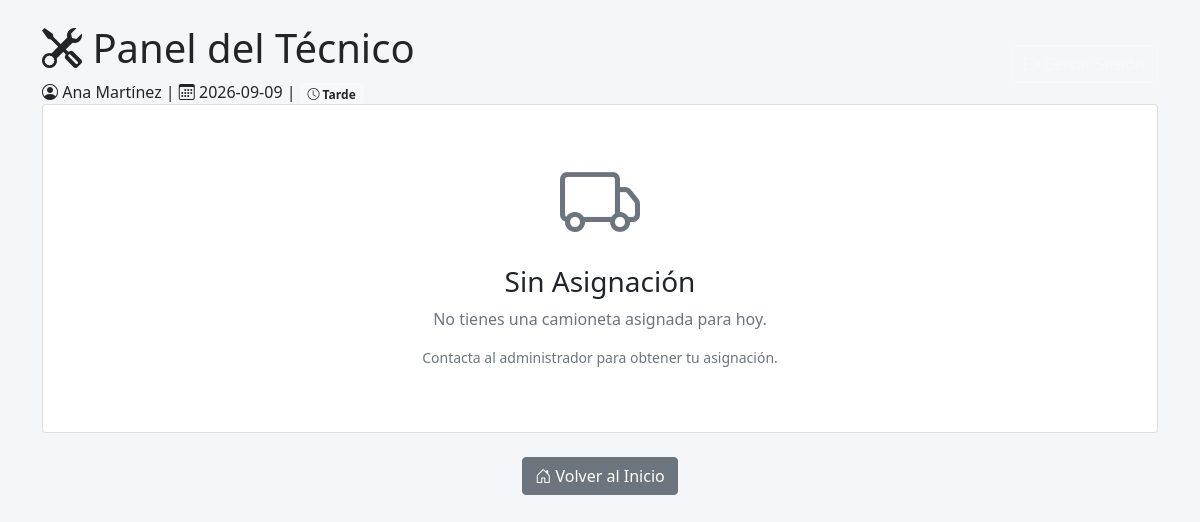
Before: /tecnico (signed in) with the older database file.
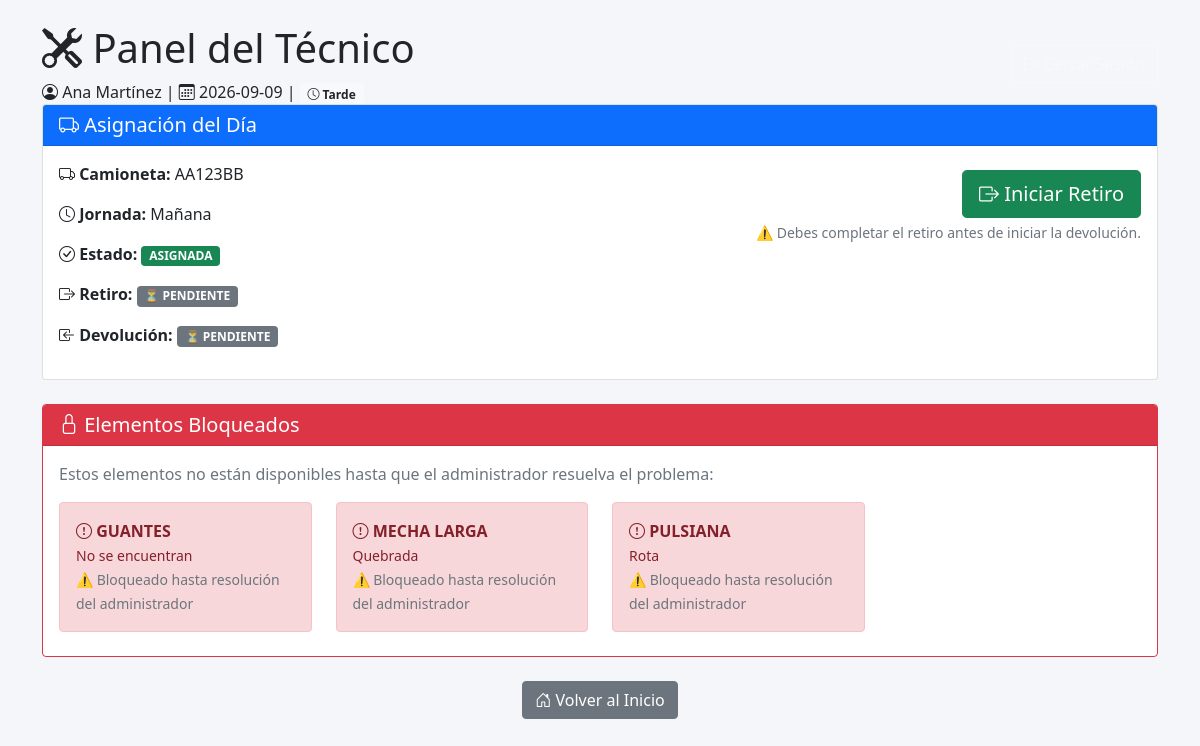
After: the same page with the newer database file.
### tables this page shows
CREATE TABLE camionetas (
            id INTEGER PRIMARY KEY AUTOINCREMENT,
            patente TEXT UNIQUE NOT NULL,
            activa INTEGER DEFAULT 1
        );

CREATE TABLE asignaciones (
            id INTEGER PRIMARY KEY AUTOINCREMENT,
            camioneta_id INTEGER,
            tecnico_id INTEGER,
            tecnico2_id INTEGER,
            fecha TEXT NOT NULL,
            jornada TEXT NOT NULL,
            estado TEXT DEFAULT 'PENDIENTE',
            zona TEXT,
            FOREIGN KEY (camioneta_id) REFERENCES camionetas(id),
            FOREIGN KEY (tecnico_id) REFERENCES usuarios(id),
            FOREIGN KEY (tecnico2_id) REFERENCES usuarios(id)
        );

CREATE TABLE elementos_bloqueados (
            id INTEGER PRIMARY KEY AUTOINCREMENT,
            elemento TEXT NOT NULL,
            camioneta_id INTEGER NOT NULL,
            tipo TEXT NOT NULL,
            fecha_bloqueo TEXT NOT NULL,
            motivo TEXT,
            resuelto INTEGER DEFAULT 0,
            fecha_resolucion TEXT,
            FOREIGN KEY (camioneta_id) REFERENCES camionetas(id)
        );

### app.py (the view)
@app.route('/tecnico')
def tecnico():
    if 'usuario_id' not in session or session.get('rol') != 'tecnico':
        return redirect(url_for('login'))
    usuario_id = session['usuario_id']
    fecha_actual = datetime.now().strftime('%Y-%m-%d')
    hora_actual = datetime.now().hour
    if 6 <= hora_actual < 14:
        jornada_actual = 'mañana'
    elif 14 <= hora_actual < 22:
        jornada_actual = 'tarde'
    else:
        jornada_actual = 'mañana'
    conexion = get_db()
    asignacion = conexion.execute('''
        SELECT a.id, a.fecha, a.jornada, a.estado,
               c.patente as camioneta_patente,
               c.id as camioneta_id
        FROM asignaciones a
        JOIN camionetas c ON a.camioneta_id = c.id
        WHERE a.tecnico_id = ?
        AND a.fecha = ?
        AND a.estado = 'ASIGNADA'
    ''', (usuario_id, fecha_actual)).fetchone()
    control_retiro_activo = None
    control_devolucion_activo = None
    retiro_completado = False
    devolucion_completada = False
    if asignacion:
        control_retiro_activo = conexion.execute('''
            SELECT * FROM controles_tecnicos
            WHERE asignacion_id = ?
            AND fecha = ?
            AND jornada = ?
            AND tipo_control = 'RETIRO'
            AND finalizado = 0
        ''', (asignacion['id'], fecha_actual, jornada_actual)).fetchone()
        control_devolucion_activo = conexion.execute('''
            SELECT * FROM controles_tecnicos
            WHERE asignacion_id = ?
            AND fecha = ?
            AND jornada = ?
            AND tipo_control = 'DEVOLUCION'
            AND finalizado = 0
        ''', (asignacion['id'], fecha_actual, jornada_actual)).fetchone()
        retiro_finalizado = conexion.execute('''
            SELECT id FROM controles_tecnicos
            WHERE asignacion_id = ?
            AND fecha = ?
            AND jornada = ?
            AND tipo_control = 'RETIRO'
            AND finalizado = 1
        ''', (asignacion['id'], fecha_actual, jornada_actual)).fetchone()
        retiro_completado = retiro_finalizado is not None
        devolucion_finalizada = conexion.execute('''
            SELECT id FROM controles_tecnicos
            WHERE asignacion_id = ?
            AND fecha = ?
            AND jornada = ?
            AND tipo_control = 'DEVOLUCION'
            AND finalizado = 1
        ''', (asignacion['id'], fecha_actual, jornada_actual)).fetchone()
        devolucion_completada = devolucion_finalizada is not None
    elementos_bloqueados = []
    if asignacion:
        bloqueados = conexion.execute('''
            SELECT elemento, tipo, motivo
            FROM elementos_bloqueados
            WHERE camioneta_id = ? AND resuelto = 0
        ''', (asignacion['camioneta_id'],)).fetchall()
        elementos_bloqueados = [dict(b) for b in bloqueados]
    conexion.close()
    return render_template('tecnico.html',
                         nombre=session['nombre'],
                         asignacion=asignacion,
                         control_retiro_activo=control_retiro_activo,
                         control_devolucion_activo=control_devolucion_activo,
                         retiro_completado=retiro_completado,
                         devolucion_completada=devolucion_completada,
                         elementos_bloqueados=elementos_bloqueados,
                         fecha_actual=fecha_actual,
                         jornada_actual=jornada_actual)

### app.py (called while the page is built)
@app.before_request
def limpiar_redirecciones():
    if 'usuario_id' in session:
        rol = session.get('rol')
        if rol == 'admin' and request.path == '/tecnico':
            return redirect(url_for('admin'))
        if rol == 'jefe' and request.path in ['/tecnico', '/admin']:
            return redirect(url_for('jefe'))
        if rol == 'tecnico' and request.path in ['/admin', '/jefe']:
            return redirect(url_for('tecnico'))

def conectar_db():
    return sqlite3.connect(str(DATABASE))

def get_db():
    conexion = conectar_db()
    conexion.row_factory = sqlite3.Row
    return conexion

### templates/tecnico.html (shortened to what the changed rows need)
<!DOCTYPE html>
<html lang="es">
<head>
    <link href="https://cdn.jsdelivr.net/npm/bootstrap@5.1.3/dist/css/bootstrap.min.css" rel="stylesheet">
    <link rel="stylesheet" href="https://cdn.jsdelivr.net/npm/bootstrap-icons@1.8.1/font/bootstrap-icons.css">
    <link rel="stylesheet" href="{{ url_for('static', filename='css/tecnico.css') }}">
</head>
<body>
    <div class="container mt-4">
        <div class="header-card d-flex justify-content-between align-items-center">
            <div>
                <h1><i class="bi bi-tools"></i> Panel del Técnico</h1>
            </div>
        </div>
        {% if asignacion %}
            <div class="card mb-4">
                <div class="card-header bg-primary text-white">
                    <h5 class="mb-0"><i class="bi bi-truck"></i> Asignación del Día</h5>
                </div>
                <div class="card-body">
                    <div class="row">
                        <div class="col-md-6">
                            <p><strong><i class="bi bi-truck"></i> Camioneta:</strong> {{ asignacion.camioneta_patente }}</p>
                            <p><strong><i class="bi bi-clock"></i> Jornada:</strong> {{ asignacion.jornada|title }}</p>
                            <p><strong><i class="bi bi-check-circle"></i> Estado:</strong>
                                <span class="badge bg-success">ASIGNADA</span>
                            </p>
                            {% if retiro_completado %}
                                <p><strong><i class="bi bi-box-arrow-right"></i> Retiro:</strong>
                                    <span class="badge bg-success">✅ COMPLETADO</span>
                                </p>
                            {% elif control_retiro_activo %}
                                <p><strong><i class="bi bi-box-arrow-right"></i> Retiro:</strong>
                                    <span class="badge bg-warning text-dark">⏳ EN CURSO</span>
                                </p>
                            {% else %}
                                <p><strong><i class="bi bi-box-arrow-right"></i> Retiro:</strong>
                                    <span class="badge bg-secondary">⏳ PENDIENTE</span>
                                </p>
                            {% endif %}
                            {% if devolucion_completada %}
                                <p><strong><i class="bi bi-box-arrow-in-left"></i> Devolución:</strong>
                                    <span class="badge bg-success">✅ COMPLETADA</span>
                                </p>
                            {% elif control_devolucion_activo %}
                                <p><strong><i class="bi bi-box-arrow-in-left"></i> Devolución:</strong>
                                    <span class="badge bg-warning text-dark">⏳ EN CURSO</span>
                                </p>
                            {% else %}
                                <p><strong><i class="bi bi-box-arrow-in-left"></i> Devolución:</strong>
                                    <span class="badge bg-secondary">⏳ PENDIENTE</span>
                                </p>
                            {% endif %}
                        </div>
                        <div class="col-md-6 text-md-end">
                            {% if control_retiro_activo %}
                                <div class="alert alert-warning mb-0">
                                    <i class="bi bi-exclamation-triangle"></i>
                                    <strong>Retiro en curso</strong>
                                    <br>
                                    <small class="text-muted">Iniciado: {{ control_retiro_activo.fecha_hora_inicio[:16]|replace('T', ' ') }}</small>
                                    <br>
                                    <a href="{{ url_for('realizar_control', control_id=control_retiro_activo.id) }}"
                                       class="btn btn-primary btn-sm mt-2">
                                        <i class="bi bi-arrow-right"></i> Continuar Retiro
                                    </a>
                                </div>
                            {% else %}
                                <form method="POST" action="{{ url_for('iniciar_control') }}" class="mt-2">
                                    <button type="submit" name="tipo_control" value="RETIRO"
                                            class="btn btn-success btn-lg">
                                        <i class="bi bi-box-arrow-right"></i> Iniciar Retiro
                                    </button>
                                </form>
                                <small class="text-muted d-block mt-1">⚠️ Debes completar el retiro antes de iniciar la devolución.</small>
                            {% endif %}
                        </div>
                    </div>
                </div>
            </div>
            {% if elementos_bloqueados %}
                <div class="card border-danger mb-4">
                    <div class="card-header bg-danger text-white">
                        <h5 class="mb-0"><i class="bi bi-lock"></i> Elementos Bloqueados</h5>
                    </div>
                    <div class="card-body">
                        <p class="text-muted">Estos elementos no están disponibles hasta que el administrador resuelva el problema:</p>
                        <div class="row">
                            {% for eb in elementos_bloqueados %}
                                <div class="col-md-3 col-sm-6 mb-2">
                                    <div class="alert alert-danger elemento-bloqueado mb-0">
                                        <i class="bi bi-exclamation-circle"></i>
                                        <strong>{{ eb.elemento }}</strong>
                                        {% if eb.motivo %}
                                            <br><small>{{ eb.motivo }}</small>
                                        {% endif %}
                                        <br><small class="text-muted">⚠️ Bloqueado hasta resolución del administrador</small>
                                    </div>
                                </div>
                            {% endfor %}
                        </div>
                    </div>
                </div>
            {% endif %}
        {% else %}
            <div class="card">
                <div class="card-body text-center py-5">
                    <i class="bi bi-truck display-1 text-muted"></i>
                    <h3 class="mt-3">Sin Asignación</h3>
                    <p class="text-muted">No tienes una camioneta asignada para hoy.</p>
                    <p class="text-muted small">Contacta al administrador para obtener tu asignación.</p>
                </div>
            </div>
        {% endif %}
    </div>
</body>
</html>

Changed rows visible on the page:
now on this page (row unchanged): camionetas: camioneta_patente "AA123BB"
now on this page (row edited): asignaciones: jornada "Mañana"
now on this page (row edited): elementos_bloqueados: elemento "GUANTES", motivo "No se encuentran"
now on this page (row edited): elementos_bloqueados: elemento "MECHA LARGA", motivo "Quebrada"
now on this page (row edited): elementos_bloqueados: elemento "PULSIANA", motivo "Rota"
Other visible differences:
text no longer shown: "Sin Asignación No tienes una camioneta asignada para hoy. Contacta al administrador para obtener tu asignación."
text now shown: "Asignación del Día Camioneta: Jornada: Estado: ASIGNADA Retiro: ⏳ PENDIENTE Devolución: ⏳ PENDIENTE Iniciar Retiro ⚠️ Debes completar el retiro antes de iniciar la devolución. Elementos Bloqueados Estos elementos no están disponibles hasta que el administrador resuelva el problema:"
